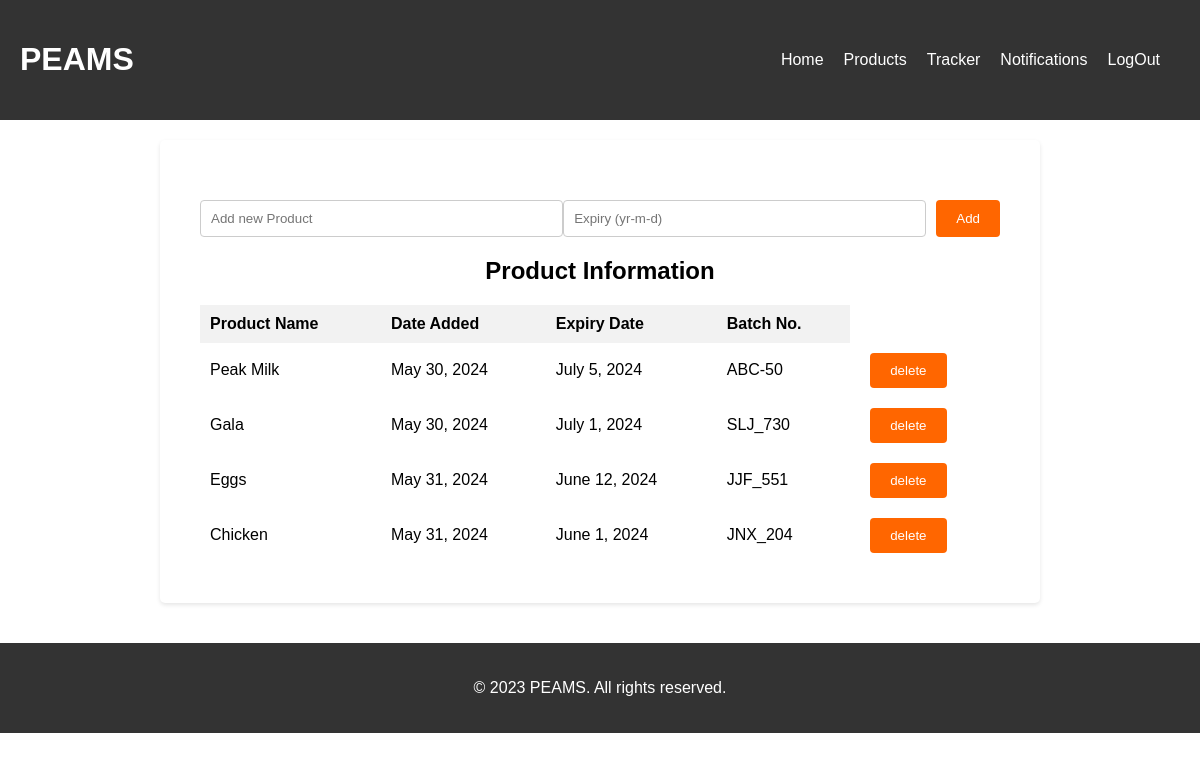
/product/, run on an earlier commit of the app's database.
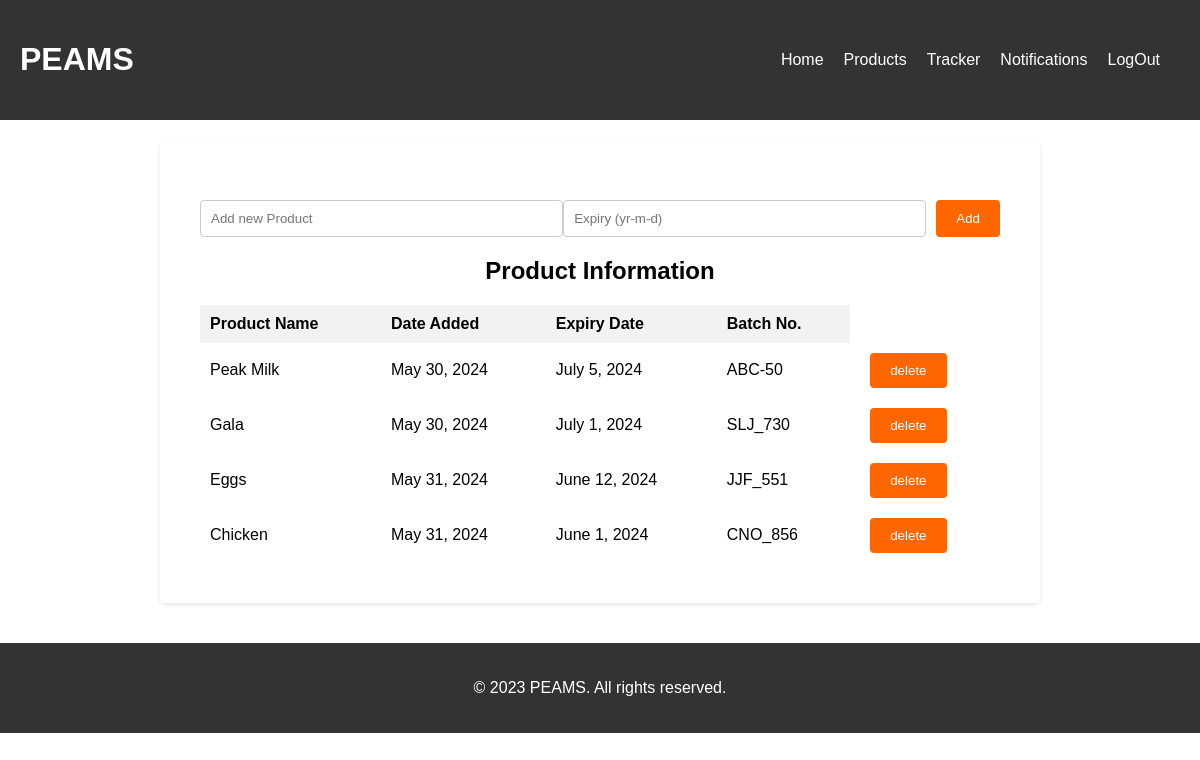
And on a later commit of the database.
### peams_app/models.py (models this page shows, shortened)
class Product(models.Model):
    name = models.CharField(max_length=150)
    date_added = models.DateField(auto_now_add=True)
    expiry_date = models.DateField()
    batch_no = models.CharField(max_length=50, unique=True)
    expired = models.BooleanField(default=False)
    about_to_expire = models.BooleanField(default=False)
    alert_status = models.CharField(default="okay", max_length=20)

### peams_app/views.py (the view, shortened to what this page needs)
# urls.py: path('product/', views.products, name="products"),
def products(request):
    products = Product.objects.all()
    context = {
        'products' : products,
    }
    return render(request, 'peams_app/product.html', context)

### peams_app/templates/peams_app/product.html (shortened to what this page needs)
{% extends 'peams_app/layout.html' %}
{% load static %}
{% block body %}
    <div class="maiin-content">
        <div class="product-container">
            <form class="add-item" action="{% url 'products' %}" method="post">
                <input type="text" id="new-item-input" name="product" placeholder="Add new Product">
                <input type="text" name="expiry" placeholder="Expiry (yr-m-d)">
                <button id="addItemBtn">Add</button>
            </form>
            <h2>Product Information</h2>
            <table>
                <thead>
                    <tr>
                        <th>Product Name</th>
                        <th>Date Added</th>
                        <th>Expiry Date</th>
                        <th>Batch No.</th>
                    </tr>
                </thead>
                <tbody>
                    {% for product in products %}
                        <tr>
                            <td>{{ product.name }}</td>
                            <td>{{ product.date_added }}</td>
                            <td>{{ product.expiry_date }}</td>
                            <td>{{ product.batch_no }}</td>
                            <td><a href="{% url 'delete-product' product.batch_no %}"><button>delete</button></a></td>
                        </tr>
                    {% endfor %}
                </tbody>
            </table>
        </div>
    </div>
{% endblock %}

### peams_app/templates/peams_app/layout.html (shortened to what this page needs)
{% load static %}
<!DOCTYPE html>
<html lang="en">
<head>
    <link rel="stylesheet" href="https://cdnjs.cloudflare.com/ajax/libs/font-awesome/5.15.3/css/all.min.css" />
    <link rel="stylesheet" href="{% static 'peams_app/style.css'%}">
</head>
<body>
    <header>
        <div class="logo">
            <h1>PEAMS</h1>
        </div>
        <nav>
            <ul>
                <li><a href="{% url 'home' %}">Home</a></li>
                <li><a href="{% url 'products' %}">Products</a></li>
                <li><a href="{% url 'tracker' %}">Tracker</a></li>
                <li><a href="{% url 'notify' %}">Notifications</a></li>
                <li><a href="{% url 'logout' %}">LogOut</a></li>
            </ul>
        </nav>
    </header>
    {% block body %}
    {% endblock %}
    <footer>
        <p>&copy; 2023 PEAMS. All rights reserved.</p>
    </footer>
</body>
</html>

### peams_app/static/peams_app/style.css (style rules this page uses)
body { font-family: Arial, sans-serif; margin: 0; padding: 0; }
header { background-color: #333; color: #fff; padding: 20px; display: flex; justify-content: space-between; align-items: center; }
nav ul { list-style-type: none; margin: 0; padding: 0; display: flex; }
nav ul li { margin-right: 20px; }
nav ul li a { color: #fff; text-decoration: none; }
.add-item { display: flex; margin-bottom: 20px; }
.add-item input { flex-grow: 1; padding: 10px; border: 1px solid #ccc; border-radius: 4px; }
.add-item button { background-color: #ff6600; color: #fff; padding: 10px 20px; border: none; cursor: pointer; border-radius: 4px; margin-left: 10px; }
footer { background-color: #333; color: #fff; padding: 20px; text-align: center; margin-top: 20px; }
.maiin-content { padding: 20px; display: flex; flex-direction: column; align-items: center; }
.product-container { background-color: white; padding: 40px; border-radius: 5px; box-shadow: 0 2px 4px rgba(0, 0, 0, 0.1); width: 800px; text-align: center; }
.add-item { display: flex; margin-top: 20px; }
button { background-color: #ff6600; color: white; padding: 10px 20px; border: none; border-radius: 4px; cursor: pointer; margin-left: 10px; }
table { width: 100%; border-collapse: collapse; }
th, td { padding: 10px; text-align: left; }
th { background-color: #f2f2f2; }

What changed in the data, as far as the page shows it:
changed Product "Chicken": batch_no "JNX_204" → "CNO_856"
